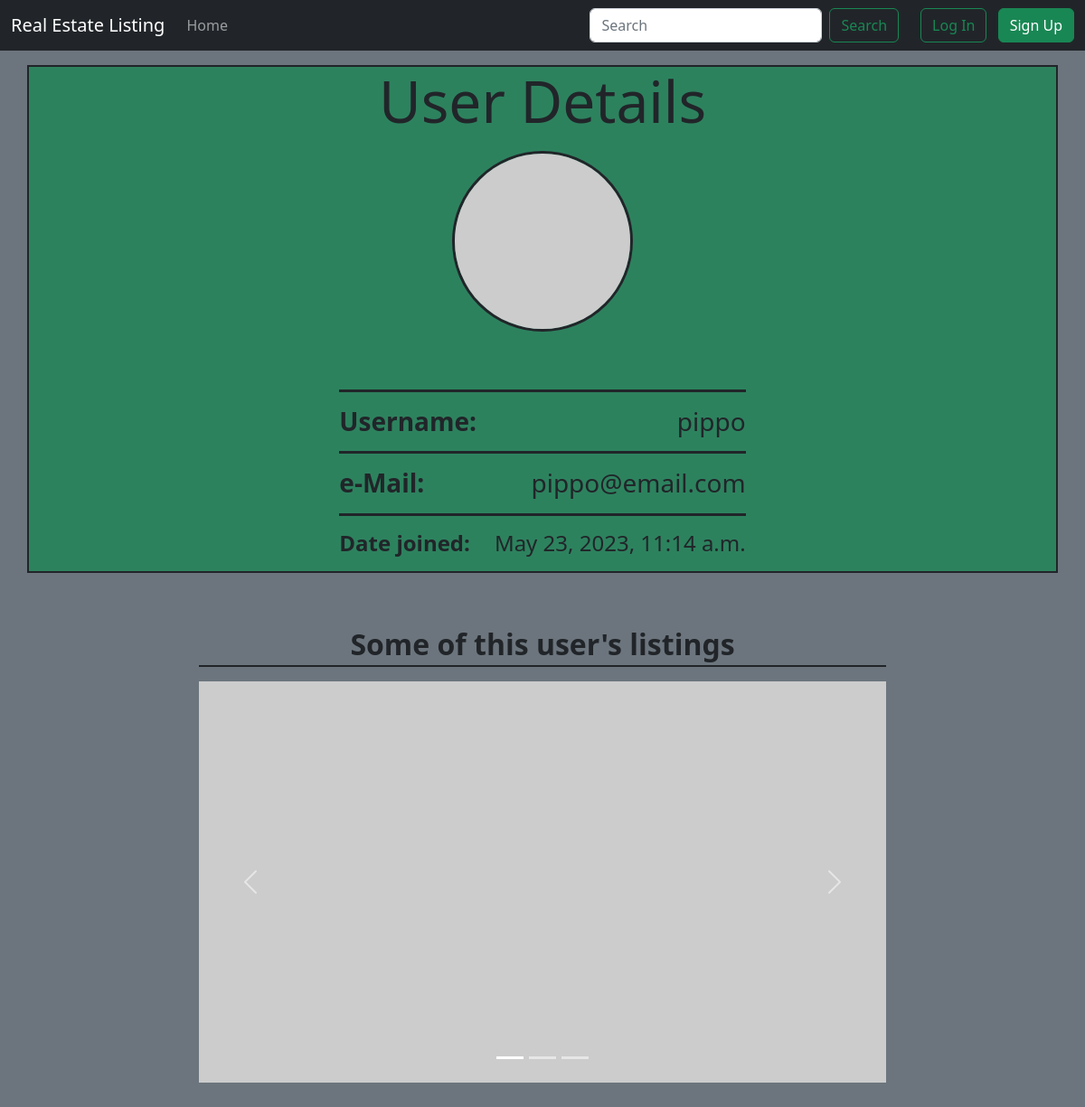
The app's page /accounts/profile/4 with its own data.
### accounts/models.py (models this page shows, shortened)
class CustomUser(AbstractUser):
    email = models.EmailField(validators=[EmailValidator(message='Please enter a valid email address.')], unique=True, blank=False, null=False)
    phone_number = models.CharField(max_length=20, null=True, blank=True)
    date_of_birth = models.DateField(null=True, blank=True)
    address = models.CharField(max_length=100, null=True, blank=True)

### accounts/views.py (the view)
# urls.py: path("profile/<int:pk>", ProfileView.as_view(), name="profile_details"),
class ProfileView(DetailView):
    model = CustomUser
    template_name = "profile_details.html"

### templates/profile_details.html (shortened to what this page needs)
{% extends "base.html" %}
{% block content %}
<section class="container text-center bg-success bg-opacity-75 border border-2 border-dark">
    <div class="row justify-content-center">
        <div class="col-md-5">
            <h1 class="display-3 mb-3"><strong>User Details</strong></h1>
            <img src="https://placehold.co/200x200" class="img-fluid rounded-circle mb-5 border border-3 border-dark"
                 width="200" height="200">
            <div class="h3 d-flex justify-content-between mt-3 pt-3 pb-2 border-top border-3 border-dark">
                <strong>Username:</strong>
                <span>{{ customuser.username }}</span>
            </div>
            <div class="h3 d-flex justify-content-between pt-3 pb-2 border-top border-3 border-dark">
                <strong>e-Mail:</strong>
                <span>{{ customuser.email }}</span>
            </div>
            <div class="h4 d-flex justify-content-between pt-3 pb-2 border-top border-3 border-dark">
                <strong>Date joined:</strong>
                <span>{{ customuser.date_joined }}</span>
            </div>
        </div>
    </div>
</section>
<div class="container mt-2 pt-1 mb-4 pb-2 col-md-8">
    <h2 class="h2 text-center mt-5 mb-3 pb-1 border-bottom border-2 border-dark"><strong>Some of this user's listings</strong></h2>
    <div id="carouselExampleIndicators" class="carousel slide">
        <div class="carousel-indicators">
            <button type="button" data-bs-target="#carouselExampleIndicators" data-bs-slide-to="0" class="active"
                    aria-current="true" aria-label="Slide 1"></button>
            <button type="button" data-bs-target="#carouselExampleIndicators" data-bs-slide-to="1"
                    aria-label="Slide 2"></button>
            <button type="button" data-bs-target="#carouselExampleIndicators" data-bs-slide-to="2"
                    aria-label="Slide 3"></button>
        </div>
        <div class="carousel-inner">
            <div class="carousel-item active">
                <img src="https://placehold.co/600x350/5e5c64/ffffff" class="d-block w-100" alt="Immagine1">
            </div>
        </div>
        <button class="carousel-control-prev" type="button" data-bs-target="#carouselExampleIndicators"
                data-bs-slide="prev">
            <span class="carousel-control-prev-icon" aria-hidden="true"></span>
        </button>
        <button class="carousel-control-next" type="button" data-bs-target="#carouselExampleIndicators"
                data-bs-slide="next">
            <span class="carousel-control-next-icon" aria-hidden="true"></span>
        </button>
    </div>
</div>
{% endblock content %}

### records on screen
CustomUser: username "pippo", email "pippo@email.com", date_joined "May 23, 2023, 11:14 a.m."
